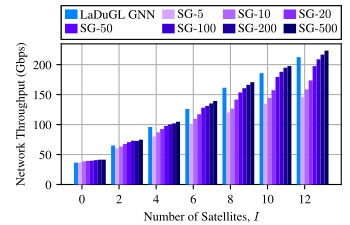

This chart was generated by the following Python code:
import os

import matplotlib.pyplot as plt
import numpy as np

#create a figure with (2,1) subplots
FONT_SIZE = 9
fig_width_px = 350
fig_height_px = 225
dpi = 100  # Typical screen DPI, adjust if necessary
fig_width_in = fig_width_px / dpi
fig_height_in = fig_height_px / dpi

plt.rcParams.update({
    # --- make every normal string use Times or the best fall-back ----
    'font.family' : 'serif',
    'font.serif'  : ['Times New Roman', 'Times', 'Nimbus Roman', 'STIXGeneral'],
    # --- keep your existing sizing rules ----------------------------
    'font.size'        : FONT_SIZE,
    'axes.titlesize'   : FONT_SIZE,
    'axes.labelsize'   : FONT_SIZE,
    'xtick.labelsize'  : FONT_SIZE,
    'ytick.labelsize'  : FONT_SIZE,
    'legend.fontsize'  : FONT_SIZE,
})
plt.rc('mathtext', fontset='cm')
plt.rcParams['pdf.fonttype'] = 42
plt.rcParams['ps.fonttype'] = 42

current_dir = os.path.dirname(os.path.abspath(__file__))

ldl_path = "sim_alg_j1_res/test_ld_starlink_varying_constellation_size/test_ld_starlink_varying_constellation_size-2025-October-03-11-38-09-ail/ldl"
sg_path = "sim_alg_j1_res/test_ld_starlink_varying_constellation_size/test_ld_starlink_varying_constellation_size-2025-October-03-11-38-09-ail/sg"



# Plot the data
fig, axs = plt.subplots(1,1,)
fig.set_size_inches(fig_width_in, fig_height_in)  # 3.5 inches width, height adjusted to maintain aspect ratio

N_POINTS = 20

lml_data = np.genfromtxt(ldl_path, delimiter=',')
lml_res = -lml_data[:, 4].reshape(-1, N_POINTS)
lml_res = lml_res.mean(axis=1)


N_SG_STEP = 500
sg_data = np.genfromtxt(sg_path, delimiter=',')
sg_res = -sg_data[:, 4].reshape(-1, N_POINTS, N_SG_STEP)
sg_res = sg_res.mean(axis=1).reshape(-1, N_SG_STEP)
sg_res_selected = sg_res[:, [5-1, 10-1, 20-1, 50-1, 100-1, 200-1, 500-1]]

lml_res = lml_res[:sg_res_selected.shape[0]]

data = np.concatenate((
    lml_res.reshape(-1,1),
    sg_res_selected,
), axis=1)
bar_width = 1.5/data.shape[0]
bars = []
index = np.arange(data.shape[0])*2

print(data)
# gradient colors start from the second color
# light purple to dark purple
colors = ["#0084ff", "#d7a7ff", "#b066ff", "#8a2bff", "#5c00ff", "#3a00cc", "#1a0099", "#000066", "#000033"]
data_name_list = [r"LaDuGL GNN", r"SG-$5$", r"SG-$10$", r"SG-$20$", r"SG-$50$", r"SG-$100$", r"SG-$200$", r"SG-$500$"]
for i in range(data.shape[1]):
    b = axs.bar(index + (i-1.5)*bar_width, data[:, i], bar_width, label=data_name_list[i], zorder=3, color=colors[i])
    bars.append(b)
axs.set_position([0.175, 0.18, 0.8, 0.625])
axs.set_xticks(index)
print(index)
# axs.set_xticklabels(["500", "750", "1000", "1250", "1500", "1750", "2000", "2500", "3000"])
axs.set_xlabel(r'Number of Satellites, $I$')
axs.set_ylabel(r'Network Throughput (Gbps)')
axs.grid(True, zorder=0)
# axs.text(20, -5000, r'$\bf{(a)}$', fontsize=FONT_SIZE+2, verticalalignment='bottom')

# data_name_list = [r"SG $K=5$", r"SG $K=10$", r"SG $K=20$", r"SG $K=50$", r"SG $K=100$", r"MRate", r"LML-Trained GNN"]
ncol = 4  # Number of columns in the legend
h, l = bars, data_name_list
nrows = -(-len(h) // ncol)                         # ceiling division
idx   = np.arange(len(h))
pad   = nrows * ncol - len(idx)
idx   = np.concatenate([idx, np.full(pad, -1)])    # pad
order = idx.reshape(nrows, ncol).T.ravel()
order = order[order >= 0]                          # drop sentinels
h = [h[i] for i in order]
l = [l[i] for i in order]

leg = fig.legend(h,l,fontsize=FONT_SIZE, loc='lower left', bbox_to_anchor=(0.175, 0.825, 0.8, 0.125), mode="expand",ncol = 4 ,borderaxespad=0.,handlelength=1, handleheight= 0.8, handletextpad=0.2, 
frameon=True,          # draw a frame
fancybox=False,        # <-- square corners (like MATLAB)
edgecolor='black',     # black  frame edge
facecolor='white',     # white background
framealpha=1,          # fully opaque
borderpad=0.3,         # tight inner padding (font-size units)
labelspacing=0.2,      # tight vertical space between rows
)   
leg.get_frame().set_linewidth(0.8)  # MATLAB-thin border
fig.add_artist(leg)

# Save the figure as a PDF
print("Saving figure to:", current_dir)
output_path = os.path.join(current_dir, os.path.splitext(os.path.basename(__file__))[0]) + '.pdf'

fig.savefig(output_path, format='pdf', pad_inches=0.)
